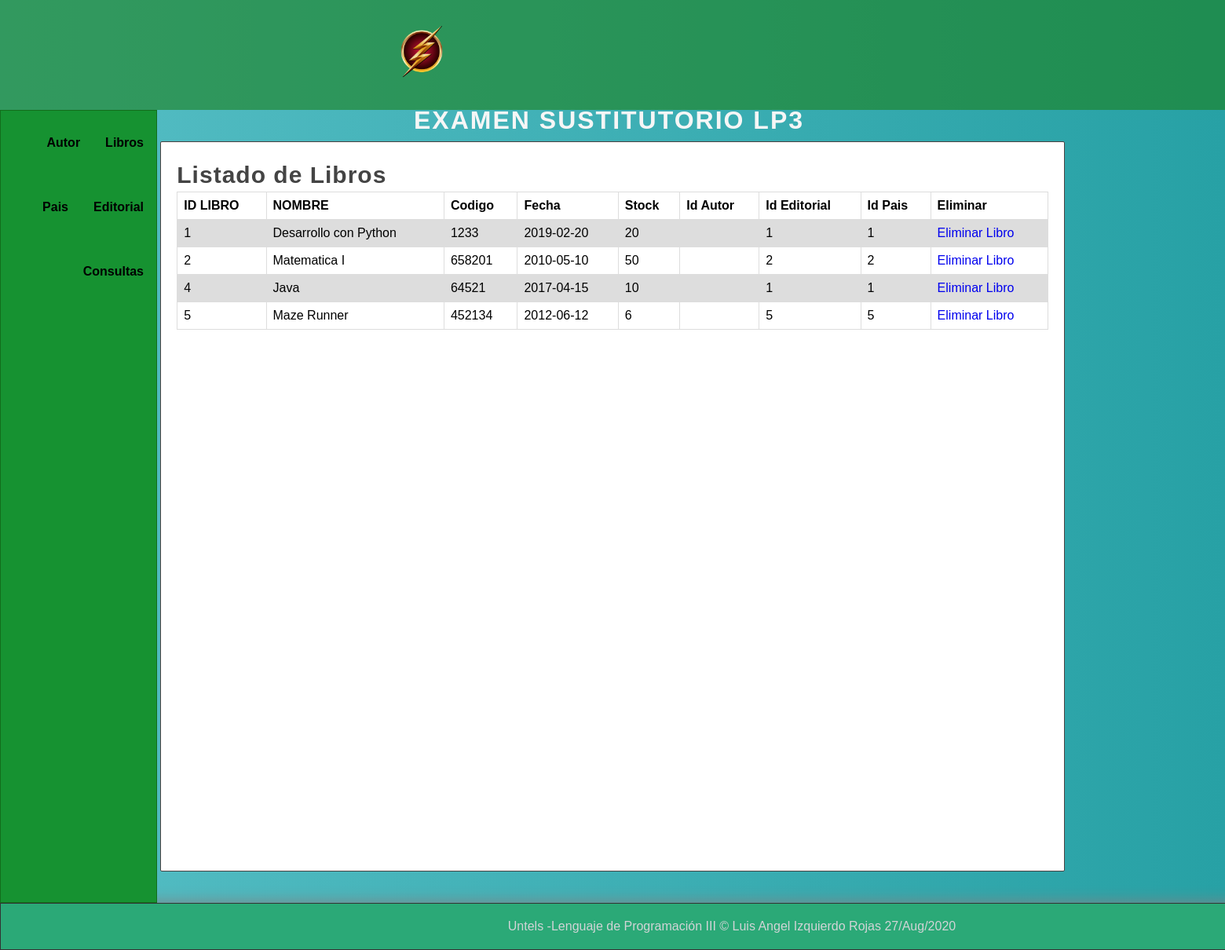
The app's page /libros/ with its own data.
### miapp/models.py (models this page shows)
class Libro(models.Model):
    idlibro = models.IntegerField()
    nombre = models.CharField(max_length=20)
    codigo = models.IntegerField()
    fecha = models.CharField(max_length=10)
    stock = models.IntegerField()
    idautores = models.IntegerField()
    ideditorial = models.IntegerField()
    idpais = models.IntegerField()

### miapp/views.py (the view)
# urls.py: path('libros/',views.libros, name="libros"),
def libros(request):
    libros = Libro.objects.all()
    return render(request, 'libros.html',{
        'titulo':'Libros',
        'libros': libros,
    })

### miapp/templates/libros.html (shortened to what this page needs)
{%extends 'layout.html'%}
{% block content %}
    <h1 class="title">Listado de Libros</h1>
    <table>
  <tr>
    <th>ID LIBRO</th>
    <th>NOMBRE</th>
    <th>Codigo</th>
    <th>Fecha</th>
    <th>Stock</th>
    <th>Id Autor</th>
    <th>Id Editorial</th>
    <th>Id Pais</th>
    <th>Eliminar</th>
  </tr>
{%for libro in libros %}
  <tr>
    <td>{{libro.idlibro}}</td>
    <td>{{libro.nombre}}</td>
    <td>{{libro.codigo}}</td>
    <td>{{libro.fecha}}</td>
    <td>{{libro.stock}}</td>
    <td{{libro.idautor}}></td>
    <td>{{libro.ideditorial}}</td>
    <td>{{libro.idpais}}</td>
    <td><a href="{% url 'eliminar_libros' id=libro.idlibro %}">Eliminar Libro</a></td>
  </tr>
{% endfor %}
</table>
{% endblock %}

### miapp/static/css/style.css (style rules this page uses)
* { margin: 0px; padding: 0px; box-sizing: border-box; font-family: Arial, Helvetica, sans-serif; text-decoration: none; }
body { background: linear-gradient(to right, #56bec5, #27a1a5); }
.title { color:#444; letter-spacing: 1px; font-size: 30px; margin-bottom: 4px; margin-top: 5px; }
table { font-family: arial, sans-serif; border-collapse: collapse; width: 100%; }
td, th { border: 1px solid #dddddd; text-align: left; padding: 8px; }
tr:nth-child(even) { background-color: #dddddd; }

### records on screen
Libro: idlibro "1", nombre "Desarrollo con Python", codigo "1233", fecha "2019-02-20", stock "20", ideditorial "1", idpais "1"
Libro: idlibro "2", nombre "Matematica I", codigo "658201", fecha "2010-05-10", stock "50", ideditorial "2", idpais "2"
Libro: idlibro "4", nombre "Java", codigo "64521", fecha "2017-04-15", stock "10", ideditorial "1", idpais "1"
Libro: idlibro "5", nombre "Maze Runner", codigo "452134", fecha "2012-06-12", stock "6", ideditorial "5", idpais "5"
